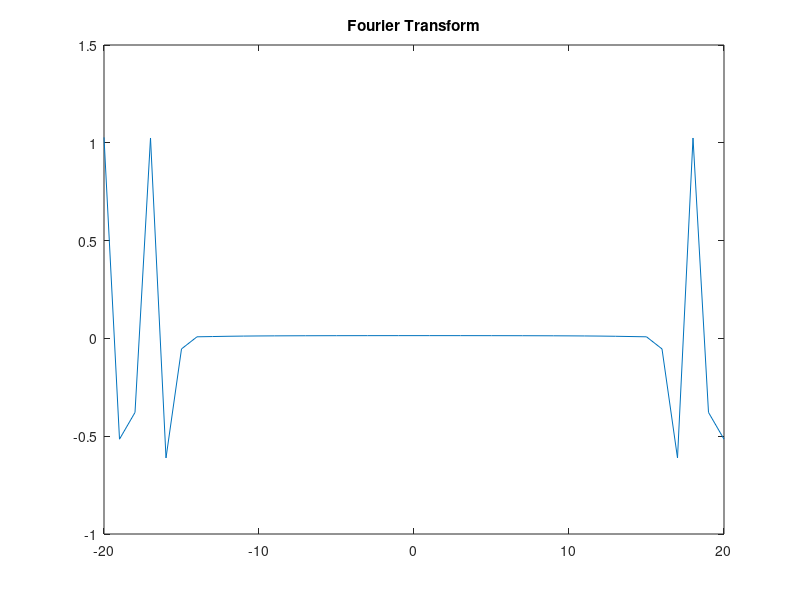

This figure's MATLAB source:

% Quiz 2 iv-b:
%
% Delayed sequence


n = -20:1:20;
k=7;

% Assumption.
wc = pi/4;

x = wc/pi.*sinc( (wc/pi).*(n-k));

stem(n, x);
grid;
xlabel("n");
ylabel("x[n]");
title("Delayed Sequence by k =7");

Hk = fft(x);
plot(n, Hk);
title("Fourier Transform");